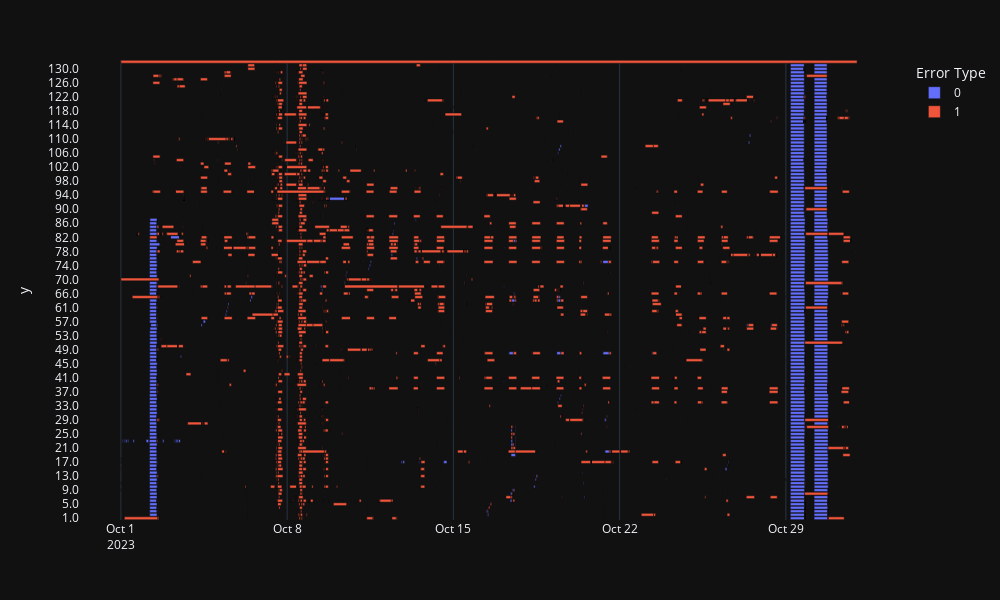

The notebook cell this image was saved under:
### Code cell
import plotly.express as px

fig = px.timeline(
    main_result_sum.sort_values("StationId"),
    x_start="NewTimeOn",
    x_end="TimeOff",
    y=main_result_sum.StationId.astype(str),
    hover_data=["ID", "Error Type", "Alarmcode", "RealPeriod", "StationId", "UK Text"],
    color="Error Type",
    width=1000,
    height=600,
    template="plotly_dark",
)
# fig.update_yaxes(autorange="reversed")  # otherwise tasks are listed from the bottom up
# fig.update_xaxes(rangeslider_visible=True)
fig.show()
# fig.write_html(f"RemoteStopOwner_12-2022.html")

### Figure 1 — Plotly figure (JSON) as saved in the notebook; plotly's stock layout.template omitted (floating-point values rounded to 4 significant figures; data arrays with more than 128 entries replaced by an {"elided": "..."} marker saying what was removed)
{"data": [{"alignmentgroup": "True", "base": {"elided": "1461 str values"}, "customdata": {"elided": "1461x6 mixed values"}, "hovertemplate": "Error Type=%{customdata[1]}<br>NewTimeOn=%{base}<br>TimeOff=%{x}<br>y=%{y}<br>ID=%{customdata[0]}<br>Alarmcode=%{customdata[2]}<br>RealPeriod=%{customdata[3]}<br>StationId=%{customdata[4]}<br>UK Text=%{customdata[5]}<extra></extra>", "legendgroup": "0", "marker": {"color": "#636efa", "pattern": {"shape": ""}}, "name": "0", "offsetgroup": "0", "orientation": "h", "showlegend": true, "textposition": "auto", "type": "bar", "x": {"elided": "1461 int values"}, "xaxis": "x", "y": {"elided": "1461 str values"}, "yaxis": "y"}, {"alignmentgroup": "True", "base": {"elided": "2801 str values"}, "customdata": {"elided": "2801x6 mixed values"}, "hovertemplate": "Error Type=%{customdata[1]}<br>NewTimeOn=%{base}<br>TimeOff=%{x}<br>y=%{y}<br>ID=%{customdata[0]}<br>Alarmcode=%{customdata[2]}<br>RealPeriod=%{customdata[3]}<br>StationId=%{customdata[4]}<br>UK Text=%{customdata[5]}<extra></extra>", "legendgroup": "1", "marker": {"color": "#EF553B", "pattern": {"shape": ""}}, "name": "1", "offsetgroup": "1", "orientation": "h", "showlegend": true, "textposition": "auto", "type": "bar", "x": {"elided": "2801 int values"}, "xaxis": "x", "y": {"elided": "2801 str values"}, "yaxis": "y"}], "layout": {"barmode": "overlay", "height": 600, "legend": {"title": {"text": "Error Type"}, "tracegroupgap": 0}, "margin": {"t": 60}, "width": 1000, "xaxis": {"anchor": "y", "domain": [0, 1], "type": "date"}, "yaxis": {"anchor": "x", "domain": [0, 1], "title": {"text": "y"}}}}
